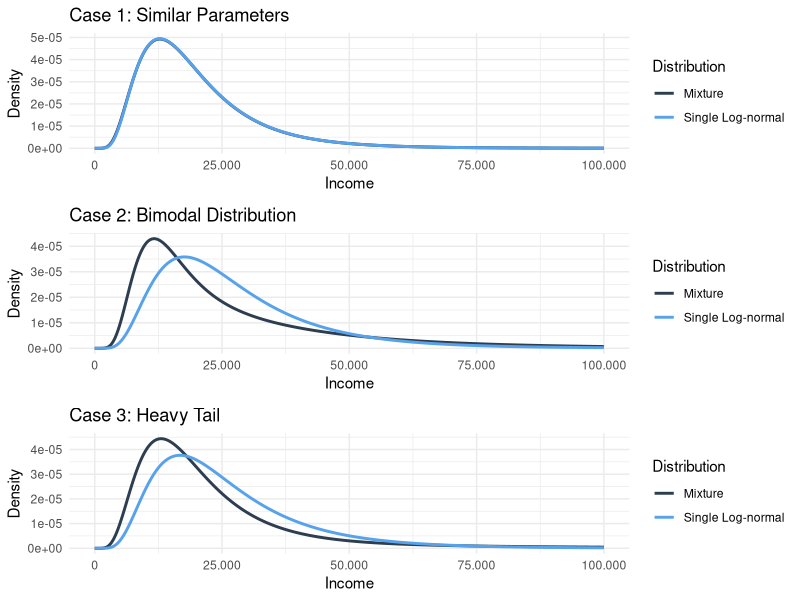

Generate this figure with R: (Note: this script raises an error after producing the figure.)
#-------------------------------------------------------------
# Simulate different scenarios to understand when mixture and 
# single log-normal distributions differ substantially
#-------------------------------------------------------------

library(tidyverse)

# Helper functions
calc_gini_params <- function(mean_income, gini) {
    sigma <- sqrt(2) * qnorm((gini/100 + 1)/2)
    mu <- log(mean_income) - sigma^2/2
    return(list(mu = mu, sigma = sigma))
}

mixture_density <- function(x, mus, sigmas, weights) {
    sapply(x, function(xi) {
        sum(weights * dlnorm(xi, mus, sigmas))
    })
}

# Case 1: Similar parameters (should give similar distributions)
similar_params <- tibble(
    tract = 1:100,
    mean_income = rnorm(100, mean = 20000, sd = 1000),  # Small variation
    gini = rnorm(100, mean = 30, sd = 2),               # Small variation
    weight = rep(1/100, 100)
)

# Case 2: Bimodal - Two distinct clusters (should give different distributions)
bimodal_params <- tibble(
    tract = 1:100,
    mean_income = c(
        rnorm(50, mean = 15000, sd = 1000),   # Low income cluster
        rnorm(50, mean = 40000, sd = 1000)    # High income cluster
    ),
    gini = c(
        rnorm(50, mean = 25, sd = 2),         # Low inequality cluster
        rnorm(50, mean = 35, sd = 2)          # High inequality cluster
    ),
    weight = rep(1/100, 100)
)

# Case 3: Heavy tail - Few very rich tracts (should give different distributions)
heavy_tail_params <- tibble(
    tract = 1:100,
    mean_income = c(
        rnorm(90, mean = 20000, sd = 1000),   # Most tracts
        rnorm(10, mean = 80000, sd = 5000)    # Rich tracts
    ),
    gini = c(
        rnorm(90, mean = 30, sd = 2),
        rnorm(10, mean = 40, sd = 2)
    ),
    weight = rep(1/100, 100)
)

# Function to compare mixture vs single log-normal
compare_distributions <- function(params, title) {
    # Calculate parameters for each tract
    tract_params <- params %>%
        mutate(
            params = map2(mean_income, gini, calc_gini_params),
            mu = map_dbl(params, "mu"),
            sigma = map_dbl(params, "sigma")
        )
    
    # Calculate national parameters
    national_mean <- sum(params$mean_income * params$weight)
    national_gini <- 30  # Simplified for simulation
    national_params <- calc_gini_params(national_mean, national_gini)
    
    # Evaluate densities
    x_grid <- seq(0, 100000, length.out = 1000)
    
    # Mixture density
    mixture_dens <- mixture_density(
        x_grid, 
        tract_params$mu, 
        tract_params$sigma, 
        tract_params$weight
    )
    
    # Single log-normal density
    single_dens <- dlnorm(x_grid, national_params$mu, national_params$sigma)
    
    # Create plot
    plot_data <- tibble(
        x = rep(x_grid, 2),
        y = c(mixture_dens, single_dens),
        Distribution = rep(c("Mixture", "Single Log-normal"), each = length(x_grid))
    )
    
    ggplot(plot_data, aes(x = x, y = y, color = Distribution)) +
        geom_line(size = 1) +
        scale_x_continuous(
            labels = scales::comma_format(big.mark = ".", decimal.mark = ","),
            limits = c(0, 100000)
        ) +
        scale_color_manual(
            values = c(
                "Mixture" = "#2C3E50",
                "Single Log-normal" = "#58A2EC"
            )
        ) +
        labs(
            title = title,
            x = "Income",
            y = "Density"
        ) +
        theme_minimal()
}

# Create plots
p1 <- compare_distributions(similar_params, "Case 1: Similar Parameters")
p2 <- compare_distributions(bimodal_params, "Case 2: Bimodal Distribution")
p3 <- compare_distributions(heavy_tail_params, "Case 3: Heavy Tail")

# Arrange plots
gridExtra::grid.arrange(p1, p2, p3, ncol = 1)

# Calculate summary stats for real data
real_tract_stats <- atlas_params %>%
    summarise(
        mean_mu = mean(mu),
        sd_mu = sd(mu),
        mean_sigma = mean(sigma),
        sd_sigma = sd(sigma),
        cv_mu = sd_mu / mean_mu,
        cv_sigma = sd_sigma / mean_sigma
    )

print("Real data parameter variation:")
print(real_tract_stats)